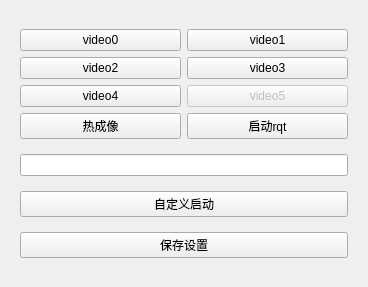
<?xml version="1.0" encoding="UTF-8"?>
<ui version="4.0">
 <class>QRoscam</class>
 <widget class="QWidget" name="QRoscam">
  <property name="geometry">
   <rect>
    <x>0</x>
    <y>0</y>
    <width>368</width>
    <height>287</height>
   </rect>
  </property>
  <property name="windowTitle">
   <string>Form</string>
  </property>
  <layout class="QGridLayout" name="gridLayout">
   <item row="0" column="0">
    <widget class="QWidget" name="centerWidget" native="true">
     <layout class="QGridLayout" name="gridLayout_2">
      <item row="2" column="0">
       <widget class="QPushButton" name="customButton">
        <property name="text">
         <string>自定义启动</string>
        </property>
       </widget>
      </item>
      <item row="0" column="0">
       <layout class="QVBoxLayout" name="verticalLayout">
        <item>
         <layout class="QHBoxLayout" name="horizontalLayout">
          <item>
           <widget class="QPushButton" name="video0Button">
            <property name="text">
             <string>video0</string>
            </property>
           </widget>
          </item>
          <item>
           <widget class="QPushButton" name="video1Button">
            <property name="text">
             <string>video1</string>
            </property>
           </widget>
          </item>
         </layout>
        </item>
        <item>
         <layout class="QHBoxLayout" name="horizontalLayout_2">
          <item>
           <widget class="QPushButton" name="video2Button">
            <property name="text">
             <string>video2</string>
            </property>
           </widget>
          </item>
          <item>
           <widget class="QPushButton" name="video3Button">
            <property name="text">
             <string>video3</string>
            </property>
           </widget>
          </item>
         </layout>
        </item>
        <item>
         <layout class="QHBoxLayout" name="horizontalLayout_3">
          <item>
           <widget class="QPushButton" name="video4Button">
            <property name="text">
             <string>video4</string>
            </property>
           </widget>
          </item>
          <item>
           <widget class="QPushButton" name="video5Button">
            <property name="enabled">
             <bool>false</bool>
            </property>
            <property name="text">
             <string>video5</string>
            </property>
           </widget>
          </item>
         </layout>
        </item>
        <item>
         <layout class="QHBoxLayout" name="horizontalLayout_4">
          <item>
           <widget class="QPushButton" name="infraButton">
            <property name="text">
             <string>热成像</string>
            </property>
           </widget>
          </item>
          <item>
           <widget class="QPushButton" name="rqtButton">
            <property name="text">
             <string>启动rqt</string>
            </property>
           </widget>
          </item>
         </layout>
        </item>
       </layout>
      </item>
      <item row="1" column="0">
       <widget class="QLineEdit" name="customEdit"/>
      </item>
      <item row="3" column="0">
       <widget class="QPushButton" name="saveButton">
        <property name="text">
         <string>保存设置</string>
        </property>
       </widget>
      </item>
     </layout>
    </widget>
   </item>
  </layout>
 </widget>
 <resources/>
 <connections/>
</ui>
